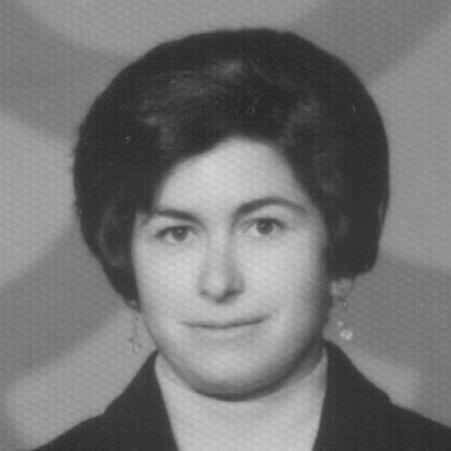
#> input picture archive_2/FGNET/images/005A30.JPG, 451 x 451 px; its folder holds 4 pictures in this run
$ python RunFile.py
#> lines starting #> are read from the running program, lines starting #| are printed output that depends on the picture
### main.py
import cv2
import numpy as np
import pandas as pd
from skimage.feature import local_binary_pattern
from sklearn.svm import SVR
from sklearn.model_selection import train_test_split, GridSearchCV
from sklearn.preprocessing import StandardScaler
from sklearn.metrics import mean_absolute_error
import glob
import os


def load_and_preprocess_images(directory_path):
#> called with directory_path = 'archive_2/FGNET/images'
    images = []
    ages = []
    for image_path in glob.glob(os.path.join(directory_path, '*.jpg')):  # Adjust pattern if necessary
        age = int(os.path.basename(image_path).split('A')[1][0:2])  # Adjust based on naming convention
        image = cv2.imread(image_path)
#> image is the input picture: shape (451, 451, 3); min 34, max 215, mean 117.1
        gray_image = cv2.cvtColor(image, cv2.COLOR_BGR2GRAY)
        face_cascade = cv2.CascadeClassifier(cv2.data.haarcascades + 'haarcascade_frontalface_default.xml')
        faces = face_cascade.detectMultiScale(gray_image, 1.3, 5)
#> faces = [[116, 148, 214, 214]]
        for (x, y, w, h) in faces:
            face_img = gray_image[y:y + h, x:x + w]
            face_img = cv2.resize(face_img, (128, 128))
            images.append(face_img)
            ages.append(age)
#> this loop made 1 pass
#> pass 1, in load_and_preprocess_images, `face_img = gray_image[y:y + h, x:x + w]`:
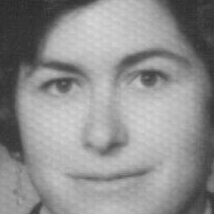
#> face_img: shape (214, 214); min 38, max 215, mean 143.1
#> after the loop, ages = [30]; images = 1 item
#> pass 2 of the loop in load_and_preprocess_images, `for image_path in glob.glob(os.path.join(directory_path, '*.jpg')):`:
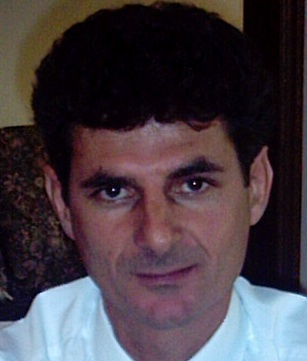
#> input picture archive_2/FGNET/images/007A45.JPG, 307 x 361 px
#> in load_and_preprocess_images, image is the input picture: shape (361, 307, 3); mean B, G, R 67, 59.9, 69.8
#> in load_and_preprocess_images, `gray_image = cv2.cvtColor(image, cv2.COLOR_BGR2GRAY)`:
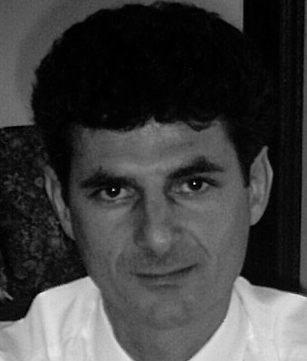
#> gray_image: shape (361, 307); min 0, max 250, mean 63.6
#> faces = [[51, 107, 212, 212]]
#> the loop in load_and_preprocess_images, `for (x, y, w, h) in faces:` made 1 pass
#> pass 1, in load_and_preprocess_images, `face_img = gray_image[y:y + h, x:x + w]`:
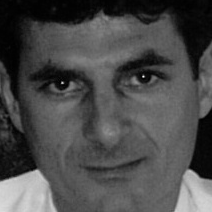
#> face_img: shape (212, 212); min 0, max 250, mean 75.3
#> after the loop in load_and_preprocess_images, `for (x, y, w, h) in faces:`: ages = [30, 45]; images = 2 items
#> pass 3 of the loop in load_and_preprocess_images, `for image_path in glob.glob(os.path.join(directory_path, '*.jpg')):`:
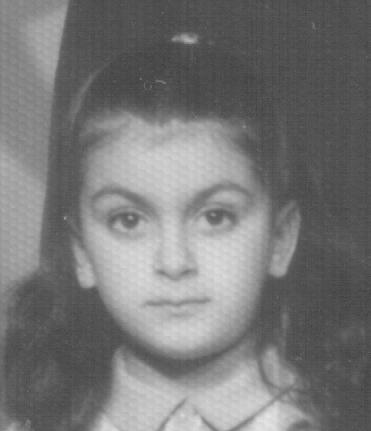
#> input picture archive_2/FGNET/images/008A08.JPG, 371 x 431 px
#> in load_and_preprocess_images, image is the input picture: shape (431, 371, 3); min 62, max 231, mean 119.6
#> gray_image: shape (431, 371)
#> faces = [[60, 131, 222, 222]]
#> the loop in load_and_preprocess_images, `for (x, y, w, h) in faces:` made 1 pass
#> pass 1, in load_and_preprocess_images, `face_img = gray_image[y:y + h, x:x + w]`:
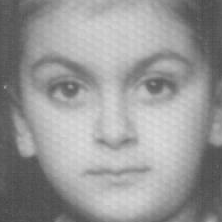
#> face_img: shape (222, 222); min 71, max 221, mean 151.7
#> after the loop in load_and_preprocess_images, `for (x, y, w, h) in faces:`: ages = [30, 45, 8]; images = 3 items
#> the loop made 4 passes; the first 3 are shown
    return np.array(images), np.array(ages)


def preprocess_images_for_test(directory_path):
    images = []
    image = cv2.imread(directory_path)
    gray_image = cv2.cvtColor(image, cv2.COLOR_BGR2GRAY)
    face_cascade = cv2.CascadeClassifier(cv2.data.haarcascades + 'haarcascade_frontalface_default.xml')
    faces = face_cascade.detectMultiScale(gray_image, 1.3, 5)
    for (x, y, w, h) in faces:
        face_img = gray_image[y:y + h, x:x + w]
        face_img = cv2.resize(face_img, (128, 128))
        images.append(face_img)

    return np.array(images)


def extract_features(images):
    hog_features = []
    lbp_features = []
    for image in images:
        hog_descriptor = cv2.HOGDescriptor(_winSize=(128, 128), _blockSize=(16, 16), _blockStride=(8, 8),
                                           _cellSize=(8, 8), _nbins=9)
        hog = hog_descriptor.compute(image).flatten()
        hog_features.append(hog)

        lbp = local_binary_pattern(image, P=24, R=3, method="uniform")
        (hist, _) = np.histogram(lbp.ravel(), bins=np.arange(0, 27), range=(0, 26))
        hist = hist.astype("float")
        hist /= (hist.sum() + 1e-7)
        lbp_features.append(hist)
#> this loop made 4 passes
#> pass 1, in extract_features, `lbp = local_binary_pattern(image, P=24, R=3, method="uniform")`:
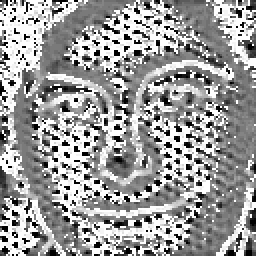
#> lbp: shape (128, 128) float64 (shown 2 times larger); min 0, max 25, mean 15.4; drawn with min black and max white
#> pass 2, in extract_features, `lbp = local_binary_pattern(image, P=24, R=3, method="uniform")`:
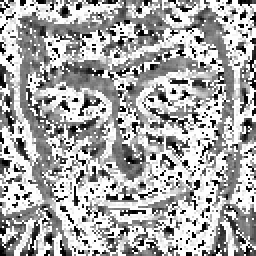
#> lbp: shape (128, 128) float64 (shown 2 times larger); min 0, max 25, mean 16.6; drawn with min black and max white
#> pass 3, in extract_features, `lbp = local_binary_pattern(image, P=24, R=3, method="uniform")`:
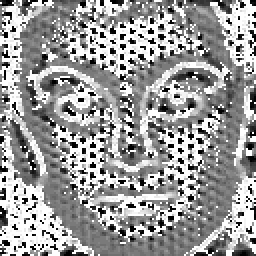
#> lbp: shape (128, 128) float64 (shown 2 times larger); min 0, max 25, mean 15.3; drawn with min black and max white

    return np.hstack((hog_features, lbp_features))


def mainFunction(path):
    images, ages = load_and_preprocess_images('archive_2/FGNET/images')
    features = extract_features(images)

    testImage = preprocess_images_for_test(path)
    testImageFeatures = extract_features(testImage)

    X_train, X_test, y_train, y_test = train_test_split(features, ages, test_size=0.1, random_state=42, shuffle=True)
    scaler = StandardScaler()
    X_train_scaled = scaler.fit_transform(X_train)
    X_test_scaled = scaler.transform(testImageFeatures)
    X_test_scaled2 = scaler.transform(X_test)
    param_grid = {'C': [0.1, 1, 10, 100], 'gamma': [0.001, 0.0001], 'kernel': ['rbf']}
    svr = SVR()
    grid_search = GridSearchCV(svr, param_grid, cv=5)
    grid_search.fit(X_train_scaled, y_train)

    best_svr = grid_search.best_estimator_
    predictions = best_svr.predict(X_test_scaled)
    predictions2 = best_svr.predict(X_test_scaled2)

    return int(predictions), mean_absolute_error(y_test, predictions2)

### RunFile.py
import main


def calc_range(n):
    lower_bound = (n // 10) * 10
    upper_bound = lower_bound + 10
    return f"{lower_bound}-{upper_bound}"


#> (the run stopped early here; a loop or call above may not have finished)
